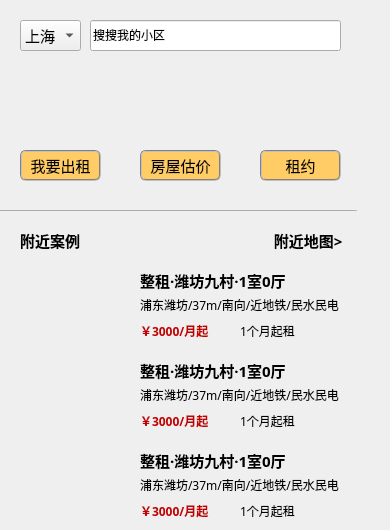
      <widget class="QWidget" name="page_4">
       <widget class="QLineEdit" name="le_search_biotope">
        <property name="geometry">
         <rect>
          <x>90</x>
          <y>20</y>
          <width>251</width>
          <height>31</height>
         </rect>
        </property>
        <property name="font">
         <font>
          <family>微软雅黑</family>
         </font>
        </property>
        <property name="text">
         <string>搜搜我的小区</string>
        </property>
       </widget>
       <widget class="QComboBox" name="cb_select_city_2">
        <property name="geometry">
         <rect>
          <x>20</x>
          <y>20</y>
          <width>61</width>
          <height>31</height>
         </rect>
        </property>
        <property name="font">
         <font>
          <family>微软雅黑</family>
          <pointsize>11</pointsize>
         </font>
        </property>
        <item>
         <property name="text">
          <string>上海</string>
         </property>
        </item>
        <item>
         <property name="text">
          <string>北京</string>
         </property>
        </item>
       </widget>
       <widget class="QLabel" name="lb_rent_pic_3">
        <property name="geometry">
         <rect>
          <x>280</x>
          <y>100</y>
          <width>41</width>
          <height>41</height>
         </rect>
        </property>
        <property name="text">
         <string/>
        </property>
       </widget>
       <widget class="QLabel" name="lb_rent_pic_1">
        <property name="geometry">
         <rect>
          <x>40</x>
          <y>100</y>
          <width>41</width>
          <height>41</height>
         </rect>
        </property>
        <property name="text">
         <string/>
        </property>
       </widget>
       <widget class="QPushButton" name="pb_lease">
        <property name="geometry">
         <rect>
          <x>260</x>
          <y>150</y>
          <width>81</width>
          <height>31</height>
         </rect>
        </property>
        <property name="font">
         <font>
          <family>微软雅黑</family>
          <pointsize>11</pointsize>
         </font>
        </property>
        <property name="styleSheet">
         <string notr="true">background-color: rgb(255, 204, 102);
border:2px groove gray;border-radius:6px;padding:2px;</string>
        </property>
        <property name="text">
         <string>租约</string>
        </property>
       </widget>
       <widget class="QLabel" name="lb_rent_pic_2">
        <property name="geometry">
         <rect>
          <x>160</x>
          <y>100</y>
          <width>41</width>
          <height>41</height>
         </rect>
        </property>
        <property name="text">
         <string/>
        </property>
       </widget>
       <widget class="QPushButton" name="pb_my_rent">
        <property name="geometry">
         <rect>
          <x>20</x>
          <y>150</y>
          <width>81</width>
          <height>31</height>
         </rect>
        </property>
        <property name="font">
         <font>
          <family>微软雅黑</family>
          <pointsize>11</pointsize>
         </font>
        </property>
        <property name="styleSheet">
         <string notr="true">background-color: rgb(255, 204, 102);
border:2px groove gray;border-radius:6px;padding:2px;</string>
        </property>
        <property name="text">
         <string>我要出租</string>
        </property>
       </widget>
       <widget class="QPushButton" name="pb_house_price">
        <property name="geometry">
         <rect>
          <x>140</x>
          <y>150</y>
          <width>81</width>
          <height>31</height>
         </rect>
        </property>
        <property name="font">
         <font>
          <family>微软雅黑</family>
          <pointsize>11</pointsize>
         </font>
        </property>
        <property name="styleSheet">
         <string notr="true">background-color: rgb(255, 204, 102);
border:2px groove gray;border-radius:6px;padding:2px;</string>
        </property>
        <property name="text">
         <string>房屋估价</string>
        </property>
       </widget>
       <widget class="QLabel" name="lb_rent_pic1">
        <property name="geometry">
         <rect>
          <x>10</x>
          <y>280</y>
          <width>111</width>
          <height>71</height>
         </rect>
        </property>
        <property name="text">
         <string/>
        </property>
       </widget>
       <widget class="QLabel" name="lb_rent_pic2">
        <property name="geometry">
         <rect>
          <x>10</x>
          <y>370</y>
          <width>111</width>
          <height>71</height>
         </rect>
        </property>
        <property name="text">
         <string/>
        </property>
       </widget>
       <widget class="QLabel" name="label_22">
        <property name="geometry">
         <rect>
          <x>20</x>
          <y>230</y>
          <width>71</width>
          <height>21</height>
         </rect>
        </property>
        <property name="font">
         <font>
          <family>微软雅黑</family>
          <pointsize>11</pointsize>
          <weight>75</weight>
          <bold>true</bold>
         </font>
        </property>
        <property name="text">
         <string>附近案例</string>
        </property>
       </widget>
       <widget class="QLabel" name="label_21">
        <property name="geometry">
         <rect>
          <x>270</x>
          <y>230</y>
          <width>91</width>
          <height>21</height>
         </rect>
        </property>
        <property name="font">
         <font>
          <family>微软雅黑</family>
          <pointsize>11</pointsize>
          <weight>75</weight>
          <bold>true</bold>
         </font>
        </property>
        <property name="text">
         <string> 附近地图&gt;</string>
        </property>
       </widget>
       <widget class="QLabel" name="lb_one_month_1">
        <property name="geometry">
         <rect>
          <x>240</x>
          <y>320</y>
          <width>81</width>
          <height>21</height>
         </rect>
        </property>
        <property name="font">
         <font>
          <family>微软雅黑</family>
          <pointsize>9</pointsize>
          <weight>50</weight>
          <bold>false</bold>
         </font>
        </property>
        <property name="styleSheet">
         <string notr="true"/>
        </property>
        <property name="text">
         <string>1个月起租</string>
        </property>
       </widget>
       <widget class="QLabel" name="lb_rent_money_1">
        <property name="geometry">
         <rect>
          <x>140</x>
          <y>320</y>
          <width>91</width>
          <height>21</height>
         </rect>
        </property>
        <property name="font">
         <font>
          <family>微软雅黑</family>
          <pointsize>9</pointsize>
          <weight>75</weight>
          <bold>true</bold>
         </font>
        </property>
        <property name="styleSheet">
         <string notr="true">color: rgb(255, 0, 0);
color: rgb(194, 0, 0);</string>
        </property>
        <property name="text">
         <string>￥3000/月起</string>
        </property>
       </widget>
       <widget class="QLabel" name="lb_rent_text_1">
        <property name="geometry">
         <rect>
          <x>140</x>
          <y>270</y>
          <width>231</width>
          <height>20</height>
         </rect>
        </property>
        <property name="font">
         <font>
          <family>微软雅黑</family>
          <pointsize>11</pointsize>
          <weight>75</weight>
          <bold>true</bold>
         </font>
        </property>
        <property name="text">
         <string>整租·潍坊九村·1室0厅</string>
        </property>
       </widget>
       <widget class="QLabel" name="lb_rent_show_1">
        <property name="geometry">
         <rect>
          <x>140</x>
          <y>290</y>
          <width>241</width>
          <height>29</height>
         </rect>
        </property>
        <property name="font">
         <font>
          <family>微软雅黑</family>
          <pointsize>9</pointsize>
          <weight>50</weight>
          <bold>false</bold>
         </font>
        </property>
        <property name="text">
         <string>浦东潍坊/37m/南向/近地铁/民水民电</string>
        </property>
       </widget>
       <widget class="QLabel" name="lb_one_month_2">
        <property name="geometry">
         <rect>
          <x>240</x>
          <y>410</y>
          <width>81</width>
          <height>21</height>
         </rect>
        </property>
        <property name="font">
         <font>
          <family>微软雅黑</family>
          <pointsize>9</pointsize>
          <weight>50</weight>
          <bold>false</bold>
         </font>
        </property>
        <property name="styleSheet">
         <string notr="true"/>
        </property>
        <property name="text">
         <string>1个月起租</string>
        </property>
       </widget>
       <widget class="QLabel" name="lb_rent_money_2">
        <property name="geometry">
         <rect>
          <x>140</x>
          <y>410</y>
          <width>91</width>
          <height>21</height>
         </rect>
        </property>
        <property name="font">
         <font>
          <family>微软雅黑</family>
          <pointsize>9</pointsize>
          <weight>75</weight>
          <bold>true</bold>
         </font>
        </property>
        <property name="styleSheet">
         <string notr="true">color: rgb(255, 0, 0);
color: rgb(194, 0, 0);</string>
        </property>
        <property name="text">
         <string>￥3000/月起</string>
        </property>
       </widget>
       <widget class="QLabel" name="lb_rent_text_2">
        <property name="geometry">
         <rect>
          <x>140</x>
          <y>360</y>
          <width>231</width>
          <height>20</height>
         </rect>
        </property>
        <property name="font">
         <font>
          <family>微软雅黑</family>
          <pointsize>11</pointsize>
          <weight>75</weight>
          <bold>true</bold>
         </font>
        </property>
        <property name="text">
         <string>整租·潍坊九村·1室0厅</string>
        </property>
       </widget>
       <widget class="QLabel" name="lb_rent_show_2">
        <property name="geometry">
         <rect>
          <x>140</x>
          <y>380</y>
          <width>241</width>
          <height>29</height>
         </rect>
        </property>
        <property name="font">
         <font>
          <family>微软雅黑</family>
          <pointsize>9</pointsize>
          <weight>50</weight>
          <bold>false</bold>
         </font>
        </property>
        <property name="text">
         <string>浦东潍坊/37m/南向/近地铁/民水民电</string>
        </property>
       </widget>
       <widget class="QLabel" name="lb_one_month_3">
        <property name="geometry">
         <rect>
          <x>240</x>
          <y>500</y>
          <width>81</width>
          <height>21</height>
         </rect>
        </property>
        <property name="font">
         <font>
          <family>微软雅黑</family>
          <pointsize>9</pointsize>
          <weight>50</weight>
          <bold>false</bold>
         </font>
        </property>
        <property name="styleSheet">
         <string notr="true"/>
        </property>
        <property name="text">
         <string>1个月起租</string>
        </property>
       </widget>
       <widget class="QLabel" name="lb_rent_money_3">
        <property name="geometry">
         <rect>
          <x>140</x>
          <y>500</y>
          <width>91</width>
          <height>21</height>
         </rect>
        </property>
        <property name="font">
         <font>
          <family>微软雅黑</family>
          <pointsize>9</pointsize>
          <weight>75</weight>
          <bold>true</bold>
         </font>
        </property>
        <property name="styleSheet">
         <string notr="true">color: rgb(255, 0, 0);
color: rgb(194, 0, 0);</string>
        </property>
        <property name="text">
         <string>￥3000/月起</string>
        </property>
       </widget>
       <widget class="QLabel" name="lb_rent_text_3">
        <property name="geometry">
         <rect>
          <x>140</x>
          <y>450</y>
          <width>231</width>
          <height>20</height>
         </rect>
        </property>
        <property name="font">
         <font>
          <family>微软雅黑</family>
          <pointsize>11</pointsize>
          <weight>75</weight>
          <bold>true</bold>
         </font>
        </property>
        <property name="text">
         <string>整租·潍坊九村·1室0厅</string>
        </property>
       </widget>
       <widget class="QLabel" name="lb_rent_show_3">
        <property name="geometry">
         <rect>
          <x>140</x>
          <y>470</y>
          <width>241</width>
          <height>29</height>
         </rect>
        </property>
        <property name="font">
         <font>
          <family>微软雅黑</family>
          <pointsize>9</pointsize>
          <weight>50</weight>
          <bold>false</bold>
         </font>
        </property>
        <property name="text">
         <string>浦东潍坊/37m/南向/近地铁/民水民电</string>
        </property>
       </widget>
       <widget class="QLabel" name="lb_rent_pic3">
        <property name="geometry">
         <rect>
          <x>10</x>
          <y>450</y>
          <width>111</width>
          <height>71</height>
         </rect>
        </property>
        <property name="text">
         <string/>
        </property>
       </widget>
       <widget class="QPushButton" name="pushButton_16">
        <property name="geometry">
         <rect>
          <x>-10</x>
          <y>210</y>
          <width>367</width>
          <height>1</height>
         </rect>
        </property>
        <property name="maximumSize">
         <size>
          <width>16777215</width>
          <height>1</height>
         </size>
        </property>
        <property name="text">
         <string/>
        </property>
       </widget>
      </widget>
